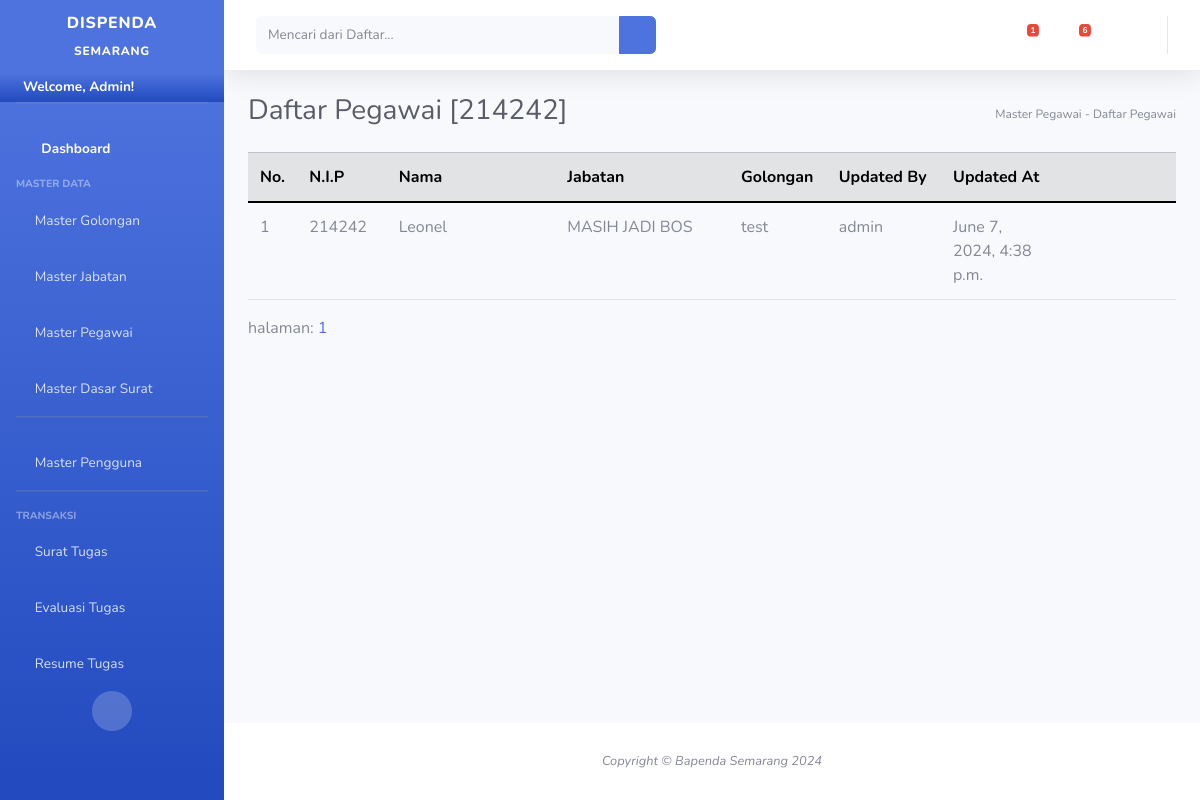
/master/peg/dis/214242 (signed in), run on an earlier commit of the app's database.
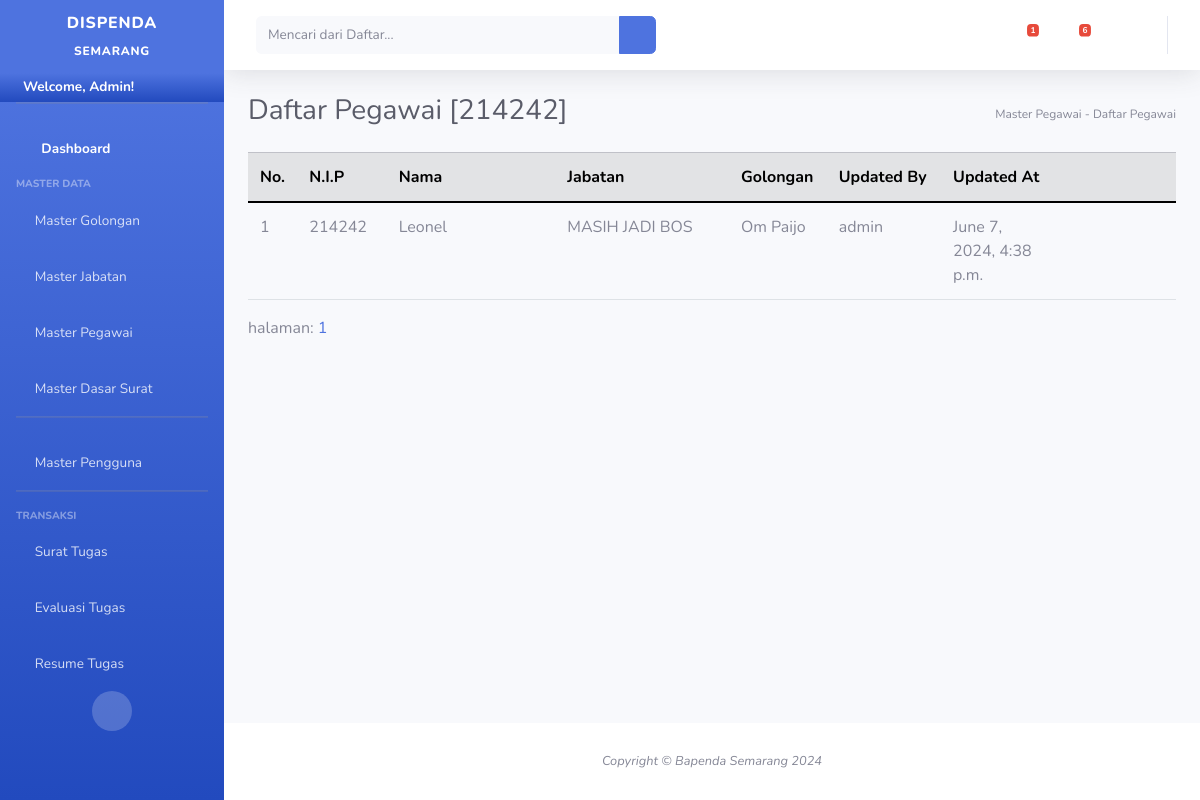
And on a later commit of the database.
### surat_tugas/models.py (models this page shows, shortened)
class MasterPegawai(models.Model):
    nik = models.CharField(max_length=50,blank=False,primary_key=True,default="")
    nama = models.CharField(max_length=100,blank=False,null=False)
    kode_jabatan = models.ForeignKey(MasterJabatan,on_delete=models.RESTRICT)
    kode_golongan = models.ForeignKey(MasterGolongan,on_delete=models.RESTRICT)
    updatedAt = models.DateTimeField(auto_now_add=True,null=True)
    is_kepala = models.BooleanField(default=False)
    updatedBy = models.CharField(max_length=20,blank=True,null=True)
    is_update = models.BooleanField(default=False,blank=True,null=True)

class MasterGolongan(models.Model):
    kode_golongan = models.CharField(max_length=10,primary_key=True,unique=True,blank=True,default="")
    keterangan = models.CharField(max_length=50)
    updatedAt = models.DateTimeField(auto_now_add=True,null=True)
    updatedBy = models.CharField(max_length=20,blank=True,null=True)
    is_update = models.BooleanField(default=False,blank=True,null=True)

class MasterJabatan(models.Model):
    kode_jabatan = models.CharField(max_length=10,primary_key=True,unique=True,blank=True,default="")
    keterangan = models.CharField(max_length=50)
    updatedAt = models.DateTimeField(auto_now_add=True,null=True)
    updatedBy = models.CharField(max_length=20,blank=True,null=True)
    is_update = models.BooleanField(default=False,blank=True,null=True)

### cms/views.py (the view)
# urls.py: path('master/peg/dis/<str:id>',displayPegawaiID,name='displayPegawaiID'),
def displayPegawaiID(request,id):
	if(request.user.is_authenticated != True):
		return HttpResponseRedirect('/auth/')
	try:
		page=request.GET['page']
	except:
		page=1
	if page==None:
		page=1
	listPegawai = MasterPegawai.objects.all().filter(Q(nik__icontains=id) | Q(nama__icontains=id)).order_by('-updatedAt')
	p=Paginator(listPegawai,5)
	try:
		halaman = p.page(page)
	except:
		halaman = p.page(1)
	context={
		'lists':halaman,
		'paginator':p,
		'menuname':'Daftar Pegawai  [' + str(id).upper() + "]",
		'pathway':'Master Pegawai - Daftar Pegawai',
		'username':request.user.username,
		'mywebsite': '/master/peg/dis/',
		'pending_surat':getPendingSurat(),
		'pending_lhe':getPendingLHE()
	}
	return render(request,'master/display_pegawai.html',context)

### cms/views.py (called while the page is built)
def getPendingSurat():
	return TrxSuratTugas.objects.all().filter(submit=False)

def getPendingLHE():
	return headerLHE.objects.all().filter(submit=False)

### surat_tugas/models.py (called while the page is built)
    def __str__(self):
        return self.nomor_surat

### templates/master/display_pegawai.html (shortened to what this page needs)
{% extends 'base.html'%}
{% load static %}
{% block contents%}
<div style="text-wrap: wrap; overflow-x: scroll;">
<table class="table  table-hover">
    <thead class="table-secondary">
        <th style="width:50px">No.</th>
        <th style="width:100px">N.I.P</th>
        <th style="width:300px">Nama</th>
        <th style="width:300px">Jabatan</th>
        <th style="width:100px">Golongan</th>
        <th style="width:150px">Updated By</th>
        <th style="width:150px">Updated At</th>
        <th style="width:200px"></th>
    </thead>
    {% for list in lists%}
    <tr>
        <td>{{forloop.counter}}</td>
        <td>{{list.nik}}</td>
        <td>{{list.nama}}</td>
        <td>{{list.kode_jabatan.keterangan}}</td>
        <td>{{list.kode_golongan.keterangan}}</td>
        <td>{{list.updatedBy}}</td>
        <td>{{list.updatedAt}}</td>
        <td>
            <a class="btn"><i class="fa fa-user-edit" id="edit{{list.nik}}" data-bs-golongan="{{list.kode_golongan.keterangan}}" data-bs-jabatan="{{list.kode_jabatan.keterangan}}" data-bs-nama="{{list.nama}}" onclick="editPegawai('{{list.nik}}')"></i></a>
            <a class="btn"><i class="fa fa-trash" id="del{{list.nik}}" data-bs-golongan="{{list.kode_golongan.keterangan}}" data-bs-jabatan="{{list.kode_jabatan.keterangan}}" data-bs-nama="{{list.nama}}" onclick="deletePegawai('{{list.nik}}')"></i></a>
        </td>
    </tr>
    {% endfor%}
</table>
</div>
<div>
    halaman:
    {% for hal in paginator.page_range%}
        <a class="button" href="{% url 'displayPegawai'%}?page={{hal}}">{{hal}}</a>
    {% endfor %}
</div>
{% endblock%}

What changed in the data, as far as the page shows it:
changed through a linked row, MasterPegawai "Leonel": kode_golongan.keterangan "test" → "Om Paijo"
